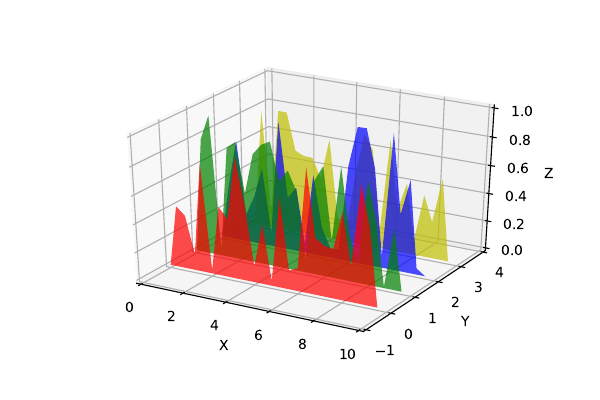

Source code (Python):
from mpl_toolkits.mplot3d import Axes3D
from matplotlib.collections import PolyCollection
from matplotlib.colors import colorConverter
import matplotlib.pyplot as plt
import numpy as np

fig = plt.figure()
ax = fig.gca(projection='3d')

cc = lambda arg: colorConverter.to_rgba(arg, alpha=0.6)

xs = np.arange(0, 10, 0.4)
verts = []
zs = [0.0, 1.0, 2.0, 3.0]
for z in zs:
    ys = np.random.rand(len(xs))
    ys[0], ys[-1] = 0, 0
    verts.append(list(zip(xs, ys)))

poly = PolyCollection(verts, facecolors = [cc('r'), cc('g'), cc('b'),
                                           cc('y')])
poly.set_alpha(0.7)
ax.add_collection3d(poly, zs=zs, zdir='y')

ax.set_xlabel('X')
ax.set_xlim3d(0, 10)
ax.set_ylabel('Y')
ax.set_ylim3d(-1, 4)
ax.set_zlabel('Z')
ax.set_zlim3d(0, 1)

plt.show()
fig.savefig('mplot3d.pdf')